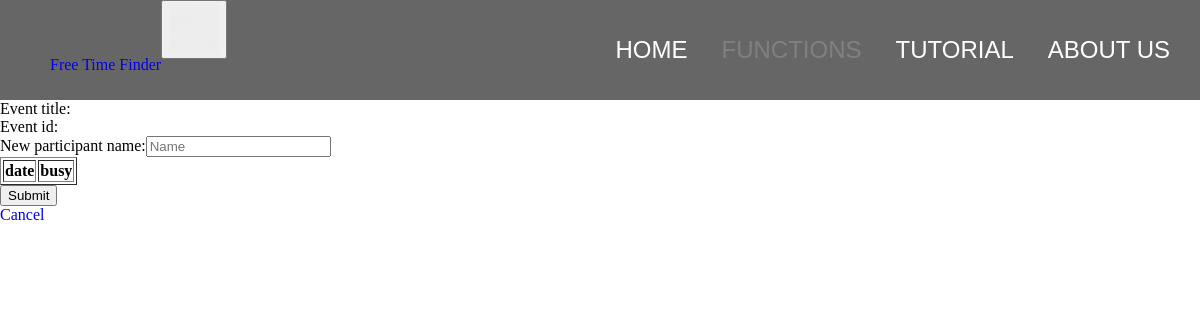
Page /add_new_participant?event_id=7 on the earlier database version.
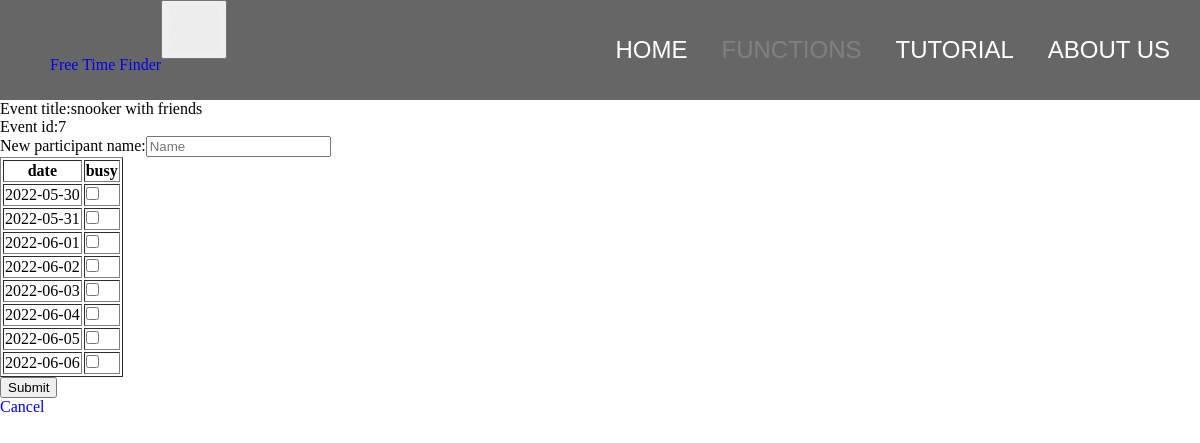
Same page on the later database version.
### main.py (models this page shows, shortened)
class Event(db.Model):
    id = db.Column(db.Integer, primary_key=True)
    title = db.Column(db.String(100))
    dates = db.relationship("Date", cascade="all, delete-orphan", backref="event")
    people = db.relationship("Person", cascade="all, delete-orphan", backref="event")

class Date(db.Model):
    id = db.Column(db.Integer, primary_key=True)
    date = db.Column(db.Date)
    event_id = db.Column(db.Integer, db.ForeignKey("event.id"))

### main.py (the view)
@app.route("/add_new_participant", methods=["GET", "POST"])
def add_new_participant():
    event_id = request.args.get("event_id")
    query_event = Event.query.filter_by(id=event_id).first()
    if request.method == "POST":
        new_name = request.form["name"]
        new_person = Person(name=new_name, event=query_event)
        db.session.add(new_person)
        for i in request.form:
            if i != "name":
                busy_date = datetime.datetime.strptime(i, "%Y-%m-%d").date()
                new_busy_date = Busy_date(date=busy_date, person=new_person)
                db.session.add(new_busy_date)
        db.session.commit()
        return render_template("add_new_participant_status.html", status="Success", person=new_person)
    else:
        return render_template("add_new_participant.html", event=query_event)

### templates/add_new_participant.html (shortened to what this page needs)
{% extends "base.html" %}
{% block navright %}
<li><a href="/">Home</a></li>
<li><a href="/functions" class="active">Functions</a></li>
<li><a href="/tutorial">Tutorial</a></li>
<li><a href="/about">About Us</a></li>
{% endblock %}
{% block content %}
<p>Event title:{{event.title}}</p>
<p>Event id:{{event.id}}</p>
<form id = "event_inp" action = "#" method="post">
    <p>New participant name:<input type="text" name="name", placeholder="Name" required></p>
    <table border="1">
        <tr>
            <th>date</th>
            <th>busy</th>
        </tr>
    {% for date in event.dates %}
        <tr>
            <td>{{date.date}}</td>
            <td><input type="checkbox" name="{{date.date}}"></td>
        </tr>
    {% endfor %}
    </table>
    <p id='subm'><input type='submit' value='Submit'></p>
    <a href="/find_event?event_id={{event.id}}"><p>Cancel</p></a>
</form>
{% endblock %}

### templates/base.html (shortened to what this page needs)
<!DOCTYPE html>
<html lang="en">
<head>
    <link rel="stylesheet" href="{{ url_for('static', filename='css/main.css') }}">
</head>
<body>
  <div class="nav">
    <button type="button" id='menu' onclick=''><img src="{{ url_for('static', filename='menu.png') }}" width='50' height='50'></button>
    <div id="navleft">
        <a href="/" id="logo">Free Time Finder</a>
    </div>
    <div id="navright">
        <ul>
            {% block navright %}
            {% endblock %}
        </ul>
    </div>
  </div>
  <div id="blank"></div>
    {% block content %}
    {% endblock %}
</body>
</html>

### static/css/main.css (style rules this page uses)
#blank { height:100px; }
body { background-color:white; }
* { margin:0px; list-style: none; }
a { text-decoration: none; }
.nav { background-color:rgba(0,0,0,0.6); margin-top:0px; height:100px; width:100%; position: fixed; z-index: 3; -webkit-animation: fadein 1s; -moz-animation: fadein 1s; -ms-animation: fadein 1s; -o-animation: fadein 1s; animation: fadein 1s; }
#navleft { float:left; line-height: 100px; padding-left: 50px; padding-top:15px; }
#navright { float:right; line-height: 100px; }
#navright li { display:inline; }
#navright a { color:white; font-size:1.5em; margin-right:30px; text-transform: uppercase; text-decoration: none; transition: color 0.1s; font-family: 'Poppins', sans-serif; }
#navright .active { color:grey; }

Differences in the rows shown:
added Event: title "snooker with friends", id "7"
added Date: date "2022-05-30"
added Date: date "2022-05-31"
added Date: date "2022-06-01"
added Date: date "2022-06-02"
added Date: date "2022-06-03"
added Date: date "2022-06-04"
added Date: date "2022-06-05"
added Date: date "2022-06-06"
